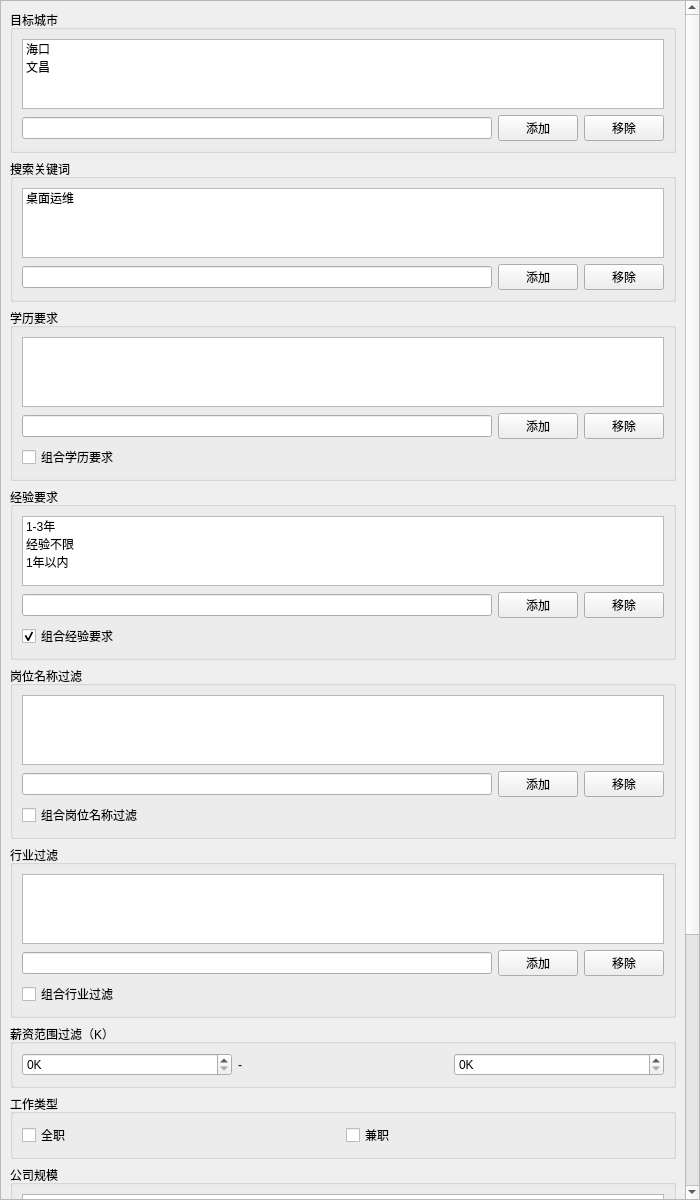
<?xml version="1.0" encoding="UTF-8"?>
<ui version="4.0">
 <class>JobSearchSettingsPageWidget</class>
 <widget class="QWidget" name="JobSearchSettingsPageWidget">
  <property name="geometry">
   <rect>
    <x>0</x>
    <y>0</y>
    <width>700</width>
    <height>1200</height>
   </rect>
  </property>
  <property name="windowTitle">
   <string>岗位搜索配置</string>
  </property>
  <layout class="QVBoxLayout" name="pageVerticalLayout">
   <property name="leftMargin">
    <number>0</number>
   </property>
   <property name="topMargin">
    <number>0</number>
   </property>
   <property name="rightMargin">
    <number>0</number>
   </property>
   <property name="bottomMargin">
    <number>0</number>
   </property>
   <item>
    <widget class="QScrollArea" name="scrollArea">
     <property name="widgetResizable">
      <bool>true</bool>
     </property>
     <widget class="QWidget" name="scrollAreaWidgetContents_job_search">
      <property name="geometry">
       <rect>
        <x>0</x>
        <y>0</y>
        <width>680</width>
        <height>1180</height>
       </rect>
      </property>
      <layout class="QVBoxLayout" name="jobSearchVLayout">
       <item>
        <widget class="QGroupBox" name="cityGroupBox">
         <property name="title">
          <string>目标城市</string>
         </property>
         <layout class="QVBoxLayout" name="cityLayout">
          <item>
           <widget class="QListWidget" name="cityListWidget">
            <item>
             <property name="text">
              <string>海口</string>
             </property>
            </item>
            <item>
             <property name="text">
              <string>文昌</string>
             </property>
            </item>
           </widget>
          </item>
          <item>
           <layout class="QHBoxLayout" name="cityAddLayout">
            <item>
             <widget class="QLineEdit" name="cityLineEdit"/>
            </item>
            <item>
             <widget class="QPushButton" name="addCityButton">
              <property name="text">
               <string>添加</string>
              </property>
             </widget>
            </item>
            <item>
             <widget class="QPushButton" name="removeCityButton">
              <property name="text">
               <string>移除</string>
              </property>
             </widget>
            </item>
           </layout>
          </item>
         </layout>
        </widget>
       </item>
       <item>
        <widget class="QGroupBox" name="queryGroupBox">
         <property name="title">
          <string>搜索关键词</string>
         </property>
         <layout class="QVBoxLayout" name="queryLayout">
          <item>
           <widget class="QListWidget" name="queryListWidget">
            <item>
             <property name="text">
              <string>桌面运维</string>
             </property>
            </item>
           </widget>
          </item>
          <item>
           <layout class="QHBoxLayout" name="queryAddLayout">
            <item>
             <widget class="QLineEdit" name="queryLineEdit"/>
            </item>
            <item>
             <widget class="QPushButton" name="addQueryButton">
              <property name="text">
               <string>添加</string>
              </property>
             </widget>
            </item>
            <item>
             <widget class="QPushButton" name="removeQueryButton">
              <property name="text">
               <string>移除</string>
              </property>
             </widget>
            </item>
           </layout>
          </item>
         </layout>
        </widget>
       </item>
       <item>
        <widget class="QGroupBox" name="degreeGroupBox">
         <property name="title">
          <string>学历要求</string>
         </property>
         <layout class="QVBoxLayout" name="degreeLayout">
          <item>
           <widget class="QListWidget" name="degreeListWidget"/>
          </item>
          <item>
           <layout class="QHBoxLayout" name="degreeAddLayout">
            <item>
             <widget class="QLineEdit" name="degreeLineEdit"/>
            </item>
            <item>
             <widget class="QPushButton" name="addDegreeButton">
              <property name="text">
               <string>添加</string>
              </property>
             </widget>
            </item>
            <item>
             <widget class="QPushButton" name="removeDegreeButton">
              <property name="text">
               <string>移除</string>
              </property>
             </widget>
            </item>
           </layout>
          </item>
          <item>
           <widget class="QCheckBox" name="degreeCombineCheckBox">
            <property name="text">
             <string>组合学历要求</string>
            </property>
            <property name="checked">
             <bool>false</bool>
            </property>
           </widget>
          </item>
         </layout>
        </widget>
       </item>
       <item>
        <widget class="QGroupBox" name="experienceGroupBox">
         <property name="title">
          <string>经验要求</string>
         </property>
         <layout class="QVBoxLayout" name="experienceLayout">
          <item>
           <widget class="QListWidget" name="experienceListWidget">
            <item>
             <property name="text">
              <string>1-3年</string>
             </property>
            </item>
            <item>
             <property name="text">
              <string>经验不限</string>
             </property>
            </item>
            <item>
             <property name="text">
              <string>1年以内</string>
             </property>
            </item>
           </widget>
          </item>
          <item>
           <layout class="QHBoxLayout" name="experienceAddLayout">
            <item>
             <widget class="QLineEdit" name="experienceLineEdit"/>
            </item>
            <item>
             <widget class="QPushButton" name="addExperienceButton">
              <property name="text">
               <string>添加</string>
              </property>
             </widget>
            </item>
            <item>
             <widget class="QPushButton" name="removeExperienceButton">
              <property name="text">
               <string>移除</string>
              </property>
             </widget>
            </item>
           </layout>
          </item>
          <item>
           <widget class="QCheckBox" name="experienceCombineCheckBox">
            <property name="text">
             <string>组合经验要求</string>
            </property>
            <property name="checked">
             <bool>true</bool>
            </property>
           </widget>
          </item>
         </layout>
        </widget>
       </item>
       <item>
        <widget class="QGroupBox" name="positionGroupBox">
         <property name="title">
          <string>岗位名称过滤</string>
         </property>
         <layout class="QVBoxLayout" name="positionLayout">
          <item>
           <widget class="QListWidget" name="positionListWidget"/>
          </item>
          <item>
           <layout class="QHBoxLayout" name="positionAddLayout">
            <item>
             <widget class="QLineEdit" name="positionLineEdit"/>
            </item>
            <item>
             <widget class="QPushButton" name="addPositionButton">
              <property name="text">
               <string>添加</string>
              </property>
             </widget>
            </item>
            <item>
             <widget class="QPushButton" name="removePositionButton">
              <property name="text">
               <string>移除</string>
              </property>
             </widget>
            </item>
           </layout>
          </item>
          <item>
           <widget class="QCheckBox" name="positionCombineCheckBox">
            <property name="text">
             <string>组合岗位名称过滤</string>
            </property>
            <property name="checked">
             <bool>false</bool>
            </property>
           </widget>
          </item>
         </layout>
        </widget>
       </item>
       <item>
        <widget class="QGroupBox" name="industryGroupBox">
         <property name="title">
          <string>行业过滤</string>
         </property>
         <layout class="QVBoxLayout" name="industryLayout">
          <item>
           <widget class="QListWidget" name="industryListWidget"/>
          </item>
          <item>
           <layout class="QHBoxLayout" name="industryAddLayout">
            <item>
             <widget class="QLineEdit" name="industryLineEdit"/>
            </item>
            <item>
             <widget class="QPushButton" name="addIndustryButton">
              <property name="text">
               <string>添加</string>
              </property>
             </widget>
            </item>
            <item>
             <widget class="QPushButton" name="removeIndustryButton">
              <property name="text">
               <string>移除</string>
              </property>
             </widget>
            </item>
           </layout>
          </item>
          <item>
           <widget class="QCheckBox" name="industryCombineCheckBox">
            <property name="text">
             <string>组合行业过滤</string>
            </property>
            <property name="checked">
             <bool>false</bool>
            </property>
           </widget>
          </item>
         </layout>
        </widget>
       </item>
       <item>
        <widget class="QGroupBox" name="salaryGroupBox">
         <property name="title">
          <string>薪资范围过滤（K）</string>
         </property>
         <layout class="QHBoxLayout" name="salaryLayout">
          <item>
           <widget class="QSpinBox" name="minSalarySpinBox">
            <property name="suffix">
             <string>K</string>
            </property>
            <property name="maximum">
             <number>999</number>
            </property>
            <property name="value">
             <number>0</number>
            </property>
           </widget>
          </item>
          <item>
           <widget class="QLabel" name="salarySeparatorLabel">
            <property name="text">
             <string>-</string>
            </property>
           </widget>
          </item>
          <item>
           <widget class="QSpinBox" name="maxSalarySpinBox">
            <property name="suffix">
             <string>K</string>
            </property>
            <property name="maximum">
             <number>999</number>
            </property>
            <property name="value">
             <number>0</number>
            </property>
           </widget>
          </item>
         </layout>
        </widget>
       </item>
       <item>
        <widget class="QGroupBox" name="jobTypeGroupBox">
         <property name="title">
          <string>工作类型</string>
         </property>
         <layout class="QHBoxLayout" name="jobTypeLayout">
          <item>
           <widget class="QCheckBox" name="fullTimeCheckBox">
            <property name="text">
             <string>全职</string>
            </property>
            <property name="checked">
             <bool>false</bool>
            </property>
           </widget>
          </item>
          <item>
           <widget class="QCheckBox" name="partTimeCheckBox">
            <property name="text">
             <string>兼职</string>
            </property>
            <property name="checked">
             <bool>false</bool>
            </property>
           </widget>
          </item>
         </layout>
        </widget>
       </item>
       <item>
        <widget class="QGroupBox" name="scaleGroupBox">
         <property name="title">
          <string>公司规模</string>
         </property>
         <layout class="QVBoxLayout" name="scaleLayout">
          <item>
           <widget class="QListWidget" name="scaleListWidget"/>
          </item>
          <item>
           <layout class="QHBoxLayout" name="scaleAddLayout">
            <item>
             <widget class="QLineEdit" name="scaleLineEdit"/>
            </item>
            <item>
             <widget class="QPushButton" name="addScaleButton">
              <property name="text">
               <string>添加</string>
              </property>
             </widget>
            </item>
            <item>
             <widget class="QPushButton" name="removeScaleButton">
              <property name="text">
               <string>移除</string>
              </property>
             </widget>
            </item>
           </layout>
          </item>
          <item>
           <widget class="QCheckBox" name="scaleCombineCheckBox">
            <property name="text">
             <string>组合公司规模</string>
            </property>
            <property name="checked">
             <bool>false</bool>
            </property>
           </widget>
          </item>
         </layout>
        </widget>
       </item>
       <item>
        <widget class="QGroupBox" name="stageGroupBox">
         <property name="title">
          <string>公司融资阶段</string>
         </property>
         <layout class="QVBoxLayout" name="stageLayout">
          <item>
           <widget class="QListWidget" name="stageListWidget"/>
          </item>
          <item>
           <layout class="QHBoxLayout" name="stageAddLayout">
            <item>
             <widget class="QLineEdit" name="stageLineEdit"/>
            </item>
            <item>
             <widget class="QPushButton" name="addStageButton">
              <property name="text">
               <string>添加</string>
              </property>
             </widget>
            </item>
            <item>
             <widget class="QPushButton" name="removeStageButton">
              <property name="text">
               <string>移除</string>
              </property>
             </widget>
            </item>
           </layout>
          </item>
          <item>
           <widget class="QCheckBox" name="stageCombineCheckBox">
            <property name="text">
             <string>组合融资阶段</string>
            </property>
            <property name="checked">
             <bool>false</bool>
            </property>
           </widget>
          </item>
         </layout>
        </widget>
       </item>
      </layout>
     </widget>
    </widget>
   </item>
  </layout>
 </widget>
 <resources/>
 <connections/>
</ui>
